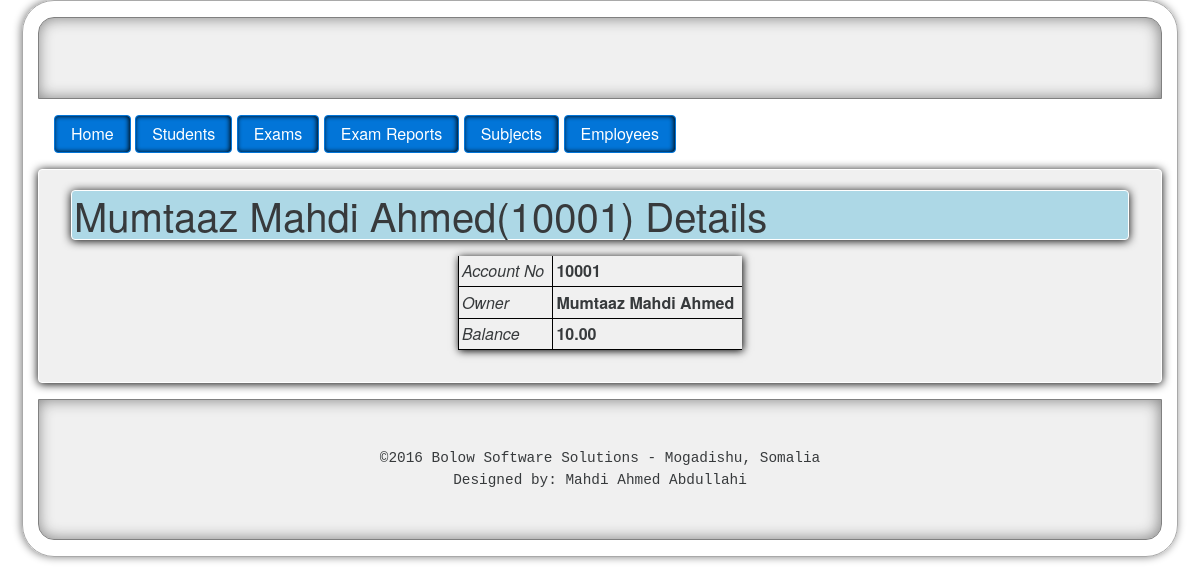
Screenshot of /cms/account/1/ with the database file from the repository.
### university/models.py (models this page shows)
class Account(models.Model):
    owner = models.ForeignKey(Student)
    number = models.IntegerField()
    balance = models.DecimalField(decimal_places=2, max_digits=12, default=0.0)
    def __str__(self):
        return str(self.owner) + '(' + str(self.number) + ')'

class Student(models.Model):
    first_name = models.CharField(max_length=30)
    middle_name = models.CharField(max_length=30)
    last_name = models.CharField(max_length=30)
    DateOfBirth = models.DateField()
    address = models.TextField(default=None)
    phone = models.CharField(max_length=30)
    guardian = models.CharField(max_length=50)
    guardian_phone = models.CharField(max_length=30)
    status = models.BooleanField(default=False)
    registered = models.DateField(default = timezone.now)
    registered_by = models.ForeignKey(User)
    classroom = models.ForeignKey(Classroom)
    last_updated = models.DateTimeField(default=timezone.now)
    def __str__(self):
        return self.first_name + " " + self.middle_name + " " + self.last_name

### university/views.py (the view)
# urls.py: url(r'^account/(?P<pk>[0-9]+)/$', views.account_details, name='account_details'),
def account_details(request, pk):
    account = Account.objects.get(pk=pk)
    return render(request, 'account/account_details.html', {'account':account})

### university/templates/account/account_details.html
{% extends 'university/layout.html' %}
{% block content %}
<h1>{{ account }} Details</h1>
<table>
	<tr>
		<td><em>Account No</em></td>
		<td><b>{{ account.number }}</b></td>
	</tr>
	<tr>
		<td><em>Owner</em></td>
		<td><b>{{ account.owner }}</b></td>
	</tr>
	<tr>
		<td><em>Balance</em></td>
		<td><b>{{ account.balance }}</b></td>
	</tr>
</table>
{% endblock %}

### university/static/university/css/style.css (style rules this page uses)
table { margin:auto; box-shadow: 1px 1px 8px black; margin-top: 1em; }
td { padding:.2em; padding-right: .5em; border-left: 1px solid black; border-bottom: 1px solid black; max-width: 12em; }
.content h1 { background:lightblue; padding: 2px; border: 1px solid white; box-shadow: 0px 1px 10px black; border-radius: 4px; margin-top: -.3em; }

### rows the page displays
Account: owner+number "Mumtaaz Mahdi Ahmed(10001)", number "10001", owner "Mumtaaz Mahdi Ahmed", balance "10.00"
